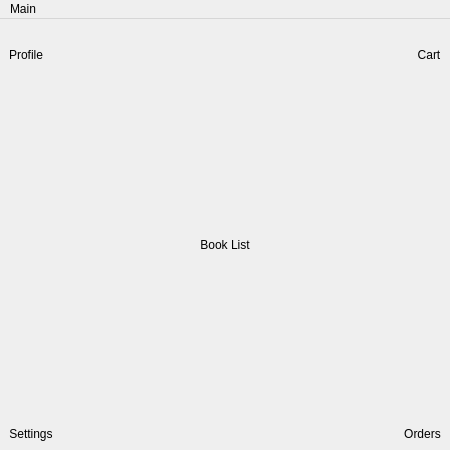
<?xml version="1.0" encoding="UTF-8"?>
<ui version="4.0">
 <class>MainWindow</class>
 <widget class="QMainWindow" name="MainWindow">
  <property name="geometry">
   <rect>
    <x>0</x>
    <y>0</y>
    <width>450</width>
    <height>450</height>
   </rect>
  </property>
  <property name="sizePolicy">
   <sizepolicy hsizetype="Preferred" vsizetype="Preferred">
    <horstretch>0</horstretch>
    <verstretch>0</verstretch>
   </sizepolicy>
  </property>
  <property name="minimumSize">
   <size>
    <width>450</width>
    <height>450</height>
   </size>
  </property>
  <property name="maximumSize">
   <size>
    <width>500</width>
    <height>500</height>
   </size>
  </property>
  <property name="windowTitle">
   <string>MainWindow</string>
  </property>
  <widget class="QWidget" name="centralwidget">
   <layout class="QGridLayout" name="gridLayout">
    <item row="0" column="0">
     <layout class="QHBoxLayout" name="horizontalLayout">
      <item>
       <layout class="QVBoxLayout" name="verticalLayout">
        <item>
         <widget class="QLabel" name="profile_logo">
          <property name="text">
           <string/>
          </property>
          <property name="pixmap">
           <pixmap resource="source.qrc">:/images/images/d/user-profile-96.png</pixmap>
          </property>
         </widget>
        </item>
        <item>
         <widget class="QLabel" name="profile_label">
          <property name="text">
           <string>Profile</string>
          </property>
          <property name="alignment">
           <set>Qt::AlignCenter</set>
          </property>
         </widget>
        </item>
        <item>
         <spacer name="verticalSpacer">
          <property name="orientation">
           <enum>Qt::Vertical</enum>
          </property>
          <property name="sizeHint" stdset="0">
           <size>
            <width>20</width>
            <height>40</height>
           </size>
          </property>
         </spacer>
        </item>
       </layout>
      </item>
      <item>
       <spacer name="horizontalSpacer">
        <property name="orientation">
         <enum>Qt::Horizontal</enum>
        </property>
        <property name="sizeHint" stdset="0">
         <size>
          <width>40</width>
          <height>20</height>
         </size>
        </property>
       </spacer>
      </item>
      <item>
       <layout class="QVBoxLayout" name="verticalLayout_5">
        <item>
         <widget class="QLabel" name="cart_logo">
          <property name="text">
           <string/>
          </property>
          <property name="pixmap">
           <pixmap resource="source.qrc">:/images/images/d/cart-80.png</pixmap>
          </property>
         </widget>
        </item>
        <item>
         <widget class="QLabel" name="cart_label">
          <property name="text">
           <string>Cart</string>
          </property>
          <property name="alignment">
           <set>Qt::AlignCenter</set>
          </property>
         </widget>
        </item>
        <item>
         <spacer name="verticalSpacer_2">
          <property name="orientation">
           <enum>Qt::Vertical</enum>
          </property>
          <property name="sizeHint" stdset="0">
           <size>
            <width>20</width>
            <height>40</height>
           </size>
          </property>
         </spacer>
        </item>
       </layout>
      </item>
     </layout>
    </item>
    <item row="1" column="0">
     <layout class="QVBoxLayout" name="verticalLayout_4">
      <item>
       <widget class="QLabel" name="book_list_logo">
        <property name="text">
         <string/>
        </property>
        <property name="pixmap">
         <pixmap resource="source.qrc">:/images/images/d/book-100.png</pixmap>
        </property>
        <property name="alignment">
         <set>Qt::AlignCenter</set>
        </property>
       </widget>
      </item>
      <item>
       <widget class="QLabel" name="book_list_label">
        <property name="text">
         <string>Book List</string>
        </property>
        <property name="alignment">
         <set>Qt::AlignCenter</set>
        </property>
       </widget>
      </item>
     </layout>
    </item>
    <item row="2" column="0">
     <layout class="QHBoxLayout" name="horizontalLayout_2">
      <item>
       <layout class="QVBoxLayout" name="verticalLayout_3">
        <item>
         <spacer name="verticalSpacer_3">
          <property name="orientation">
           <enum>Qt::Vertical</enum>
          </property>
          <property name="sizeHint" stdset="0">
           <size>
            <width>20</width>
            <height>40</height>
           </size>
          </property>
         </spacer>
        </item>
        <item>
         <widget class="QLabel" name="settings_logo">
          <property name="text">
           <string/>
          </property>
          <property name="pixmap">
           <pixmap resource="source.qrc">:/images/images/d/settings-80.png</pixmap>
          </property>
         </widget>
        </item>
        <item>
         <widget class="QLabel" name="settings_label">
          <property name="text">
           <string>Settings</string>
          </property>
          <property name="alignment">
           <set>Qt::AlignCenter</set>
          </property>
         </widget>
        </item>
       </layout>
      </item>
      <item>
       <spacer name="horizontalSpacer_2">
        <property name="orientation">
         <enum>Qt::Horizontal</enum>
        </property>
        <property name="sizeHint" stdset="0">
         <size>
          <width>40</width>
          <height>20</height>
         </size>
        </property>
       </spacer>
      </item>
      <item>
       <layout class="QVBoxLayout" name="verticalLayout_2">
        <item>
         <spacer name="verticalSpacer_4">
          <property name="orientation">
           <enum>Qt::Vertical</enum>
          </property>
          <property name="sizeHint" stdset="0">
           <size>
            <width>20</width>
            <height>40</height>
           </size>
          </property>
         </spacer>
        </item>
        <item>
         <widget class="QLabel" name="orders_logo">
          <property name="text">
           <string/>
          </property>
          <property name="pixmap">
           <pixmap resource="source.qrc">:/images/images/d/order-list-80.png</pixmap>
          </property>
         </widget>
        </item>
        <item>
         <widget class="QLabel" name="orders_label">
          <property name="text">
           <string>Orders</string>
          </property>
          <property name="alignment">
           <set>Qt::AlignCenter</set>
          </property>
         </widget>
        </item>
       </layout>
      </item>
     </layout>
    </item>
   </layout>
  </widget>
  <widget class="QMenuBar" name="menubar">
   <property name="geometry">
    <rect>
     <x>0</x>
     <y>0</y>
     <width>450</width>
     <height>22</height>
    </rect>
   </property>
   <widget class="QMenu" name="menuMain">
    <property name="title">
     <string>Main</string>
    </property>
    <addaction name="actionExit"/>
   </widget>
   <addaction name="menuMain"/>
  </widget>
  <action name="actionExit">
   <property name="text">
    <string>Exit</string>
   </property>
  </action>
 </widget>
 <resources>
  <include location="source.qrc"/>
 </resources>
 <connections/>
</ui>
